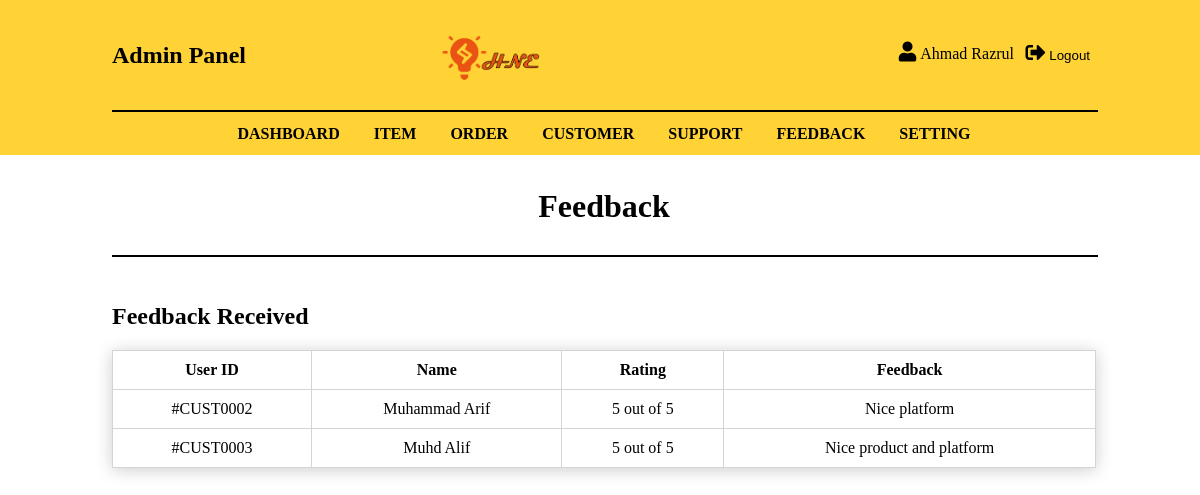
Screenshot of /admin/feedback.php (signed in) with the database file from the repository.
### tables this page shows
CREATE TABLE `he_user` (
  `userID` varchar(255) NOT NULL,
  `userName` varchar(100) NOT NULL,
  `userEmail` varchar(50) NOT NULL,
  `userPassword` varchar(50) NOT NULL,
  `userNo` varchar(15) NOT NULL,
  `userGender` varchar(10) NOT NULL,
  `role` varchar(10) NOT NULL
);

CREATE TABLE `he_feedback` (
  `id` int(11) NOT NULL,
  `userID` varchar(255) NOT NULL,
  `userName` varchar(100) NOT NULL,
  `userRating` int(11) NOT NULL,
  `feedback` varchar(255) NOT NULL
);

### admin/feedback.php (the view, shortened to what this page needs)
<?php
	include ('header.php');
	$sql = "SELECT * FROM he_feedback";
	$result = $connection->query($sql);
	$check = $result->num_rows;
	echo '
		<div class="body-main body-admin">
			<div class="wrap">
				<h1 class="content-title">Feedback</h1>
				<hr>
				<br><br>
				<div class="single-content customer">
					<div class="title-customer">
						<h2>Feedback Received</h2>
					</div>
					<div class="table-content-customer">
	';
						if ($check > 0) {
							echo '
								<table border="1" class="customer-table">
									<tr>
										<th>User ID</th>
										<th>Name</th>
										<th>Rating</th>
										<th>Feedback</th>
									</tr>
							';
							while ($feedback = $result->fetch_array()) {
								echo '
									<tr>
										<td>'.$feedback['userID'].'</td>
										<td>'.$feedback['userName'].'</td>
										<td>'.$feedback['userRating'].' out of 5</td>
										<td>'.$feedback['feedback'].'</td>
									</tr>
								';
							}
							echo '
								</table>
							';
						} else {
							echo '<h3 style="width:100%;">No feedback yet</h3>';
						}
	echo '
					</div>
				</div>
			</div>
		</div>
	';
?>

### admin/header.php (shortened to what this page needs)
<?php
	require ('../config.php');
    $userID = $_SESSION['user'];
    $sql = "SELECT userName FROM he_user WHERE userID='$userID'";
    $result = $connection->query($sql);
    $user = $result->fetch_array();
	echo'
		<!DOCTYPE html>
		<html>
			<head>
				<title>HouzNeed Electrical</title>
				<link rel="stylesheet" type="text/css" href="../css/style.css" />
				<link rel="shortcut icon" type="../image/icon" href="../images/favicon.png"/>
				<link rel="stylesheet" href="../css/all.css">
			</head>
			<body>
				<div class="header-main admin">
					<div class="wrap">
						<div class="title-admin-panel">
							<h2>Admin Panel</h2>
						</div>
						<div class="logo-main">
							<a href="../index.php"><img src="../images/logo.png" width="100px" height="100px"></a>
						</div>
						<div class="mini-user-site">
							<a href="index.php"><i class="fas fa-user"></i>&nbsp;'.$user['userName'].'</a>
							<form action="" method="POST">
								<button class="btn-logout" type="submit" name="logout">
									<i class="fas fa-sign-out-alt"></i>&nbsp;Logout
								</button>
							</form>
						</div>
						<hr>
						<br>
						<ul class="main-menu">
							<li><a href="index.php">Dashboard</a></li>
							<li><a href="item.php">Item</a></li>
							<li><a href="order.php">Order</a></li>
							<li><a href="customer.php">Customer</a></li>
							<li><a href="support.php">Support</a></li>
							<li><a href="feedback.php">Feedback</a></li>
							<li><a href="setting.php">Setting</a></li>
						</ul>
					</div>
				</div>
	';
?>

### css/style.css (style rules this page uses)
body { margin :0px; overflow-x: hidden; font-family: Calibri; }
a { color: black; text-decoration: none; }
i.fas.fa-user, i.fas.fa-shopping-cart, i.fas.fa-sign-out-alt, i.far.fa-money-bill-alt, i.fas.fa-credit-card { font-size: 20px; }
form { width: 100%; }
::placeholder { color:black; }
.header-main, .footer-main { display: -webkit-box; background-color: #ffd335; }
.header-main hr, .body-main hr { float: left; width: 100%; border-style: solid; border-color: black; border-width: 0.5px; }
.body-main { display: -webkit-box; }
.wrap { padding: 1%; width: 82%; margin: 0 120px 0 100px; }
h1.content-title { text-align: center; }
.header-main .wrap { padding-bottom: 0px; }
.logo-main { width: 33.333%; float: left; height: 90px; }
.logo-main a { display: -webkit-box; text-align: -webkit-center; }
.mini-user-site { width: 33.333%; float: right; text-align: right; margin-top: 3%; }
.main-menu { float: left; width: 100%; text-align: center; margin-top: -8px; text-transform: uppercase; font-weight: bold; list-style: none; padding: 0px; margin-bottom: 0px; }
.main-menu li { display: inline-block; height: 29px; }
.main-menu a { padding: 0 15px; }
.single-content { display: -webkit-box; }
button.btn-logout { background: none; border: none; cursor: pointer; }
.header-main.admin ul.main-menu { margin-top: 5px; }
.header-main.admin .main-menu li { height: 30px; }
.admin .mini-user-site form { display: inline-block; float: right; width: 25%; }
.title-admin-panel { width: 33.333%; float: left; margin-top: 3%; }
.title-admin-panel h2 { margin: 0px; }
.single-content.customer { display: block; }
.single-content.customer table.customer-table { text-align: center; width: 100%; border: 1px solid #d4d4d4; border-collapse: collapse; box-shadow: 0px 2px 16px 0px rgba(0,0,0,0.2); }
.single-content.customer table.customer-table th, .single-content.customer table.customer-table td { padding: 10px; }

### css/all.css (style rules this page uses)
.fa, .fas, .far, .fal, .fab { -moz-osx-font-smoothing: grayscale; -webkit-font-smoothing: antialiased; display: inline-block; font-style: normal; font-variant: normal; text-rendering: auto; line-height: 1; }
.fa-sign-out-alt:before { content: "\f2f5"; }
.fa-user:before { content: "\f007"; }
.fa, .fas { font-family: 'Font Awesome 5 Free'; font-weight: 900; }

### rows the page displays
he_user: userName "Ahmad Razrul"
he_feedback: userID "#CUST0002", userName "Muhammad Arif", userRating "5", feedback "Nice platform"
he_feedback: userID "#CUST0003", userName "Muhd Alif", userRating "5", feedback "Nice product and platform"
